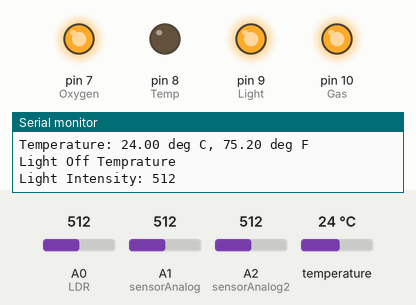
Bench run of a sketch on a simulated Arduino Uno, built with avr-gcc and run on an emulated ATmega328P. On the bench: output pins drawn as LEDs (lit = HIGH), the last lines printed to the serial monitor. The inputs (shaded band) are chosen by the test bench; at power-on: temperature 24 °C, A0 (LDR) = 512, A1 (sensorAnalog) = 512, A2 (sensorAnalog2) = 512.

Above: at 4.1 s.
4.2 s: temperature set to 27.5 °C
8.4 s: temperature set to 28.7 °C
At 10.5 s:
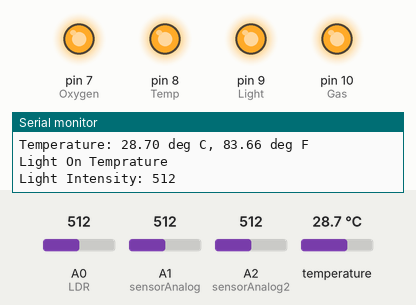
12.6 s: A0 (LDR) set to 316
16.8 s: A0 (LDR) set to 286
At 22.2 s:
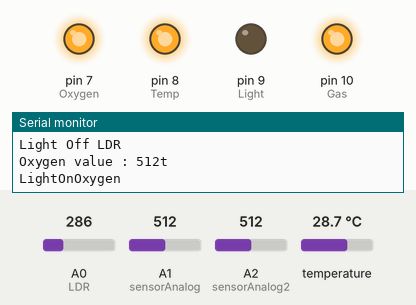
22.5 s: A1 (sensorAnalog) set to 216
26.7 s: A1 (sensorAnalog) set to 189
At 28.2 s:
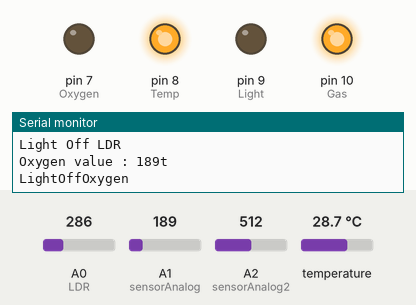
Timing chart, 0 to 29.7 s (numbered marks = the images above; inputs shaded):
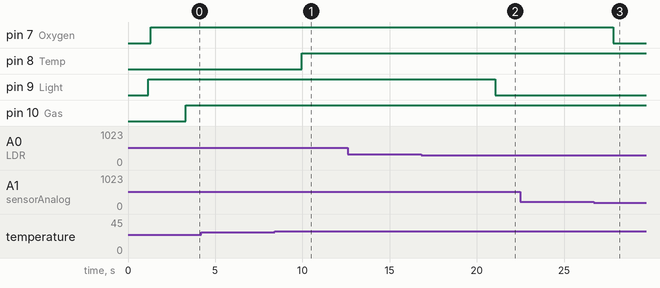

The sketch:

CombinedSystem_V1.ino
```cpp
#include <SFE_BMP180.h>
#include <Wire.h>
#include <SoftwareSerial.h>
SFE_BMP180 pressure;

SoftwareSerial espSerial(6,5);

String str_Temp;
String str_Light;
String str_Oxygen;
String str_Gas;
String message;

double  str_Temp_Value;
double str_Light_Value;
double str_Oxygen_Value;
double str_Gas_Value;

float  Temprature;
float  light;
float  analog;
float  analog2;


//#define ALTITUDE 1655.0 // Altitude of SparkFun's HQ in Boulder, CO. in meters
#define LDR A0          //  LDR is connected to analog pin A1
#define Oxygen 7           //  digital pin 13 for the Oxygen control
#define Gas 10          // digital pin 13 for the Gas control
#define Temp 8           // digital pin 13 for the Temprature control
#define Light 9           // digital pin 13 for the light control
#define sensorAnalog  A1   // MQ3 connected to A1
#define sensorAnalog2  A2  // MQ2 connected to A2

void setup() {
  Serial.begin(115200);
  espSerial.begin(115200);
  Serial.println("BMP180 and LDR Measurements");

  if (pressure.begin())
    Serial.println("BMP180 init success");
  else {
    Serial.println("BMP180 init fail\n\n");
    while (1); // Pause forever.
  }

  pinMode(Light, OUTPUT);
  pinMode(Temp, OUTPUT);
  pinMode(Oxygen, OUTPUT);
  pinMode(Gas, OUTPUT);
}

void loop() {
  char status;
  double Temperature;

  // Start a temperature measurement
  status = pressure.startTemperature();

  if (status != 0) {
    // Wait for the measurement to complete
    delay(status);

    // Retrieve the completed temperature measurement
    status = pressure.getTemperature(Temperature);

    if (status != 0) {
      // Print out the measurement
      Serial.print("Temperature: ");
      Serial.print(Temperature, 2);
      Serial.print(" deg C, ");
      Serial.print((9.0 / 5.0) * Temperature + 32.0, 2);
      Serial.println(" deg F");
      str_Temp =String("coming from arduino: ")+String("Temperature: = ")+String(Temperature)+String(" deg C, ")+String((9.0 / 5.0) * Temperature + 32.0, 2)+ String(" deg F");
      str_Temp_Value = Temperature;
      //espSerial.println(str_Temp_Value);
      //espSerial.println(str_Temp);
     // delay(1000);

      // Control the light based on temperature
      if (Temperature > 28) {
        digitalWrite(Temp, HIGH);
        Serial.println("Light On Temprature");
      } else {
        digitalWrite(Temp, LOW);
        Serial.println("Light Off Temprature");
      }
    } else {
      Serial.println("Error retrieving temperature measurement");
    }
  } else {
    Serial.println("Error starting temperature measurement");
  }
 delay(150);

  // Read light intensity from LDR
  int light = analogRead(LDR);
  Serial.println("Light Intensity: " + String(light));
  str_Light =String("coming from arduino: ")+String("Light: = ")+String(light);
  str_Light_Value = light;
  //espSerial.println(str_Light_Value);
  //espSerial.println(str_Light);
  delay(1000);

  // Control the light based on light intensity
  if (light > 300) {
    digitalWrite(Light, HIGH);
    Serial.println("Light On LDR");
  } else {
    digitalWrite(Light, LOW);
    Serial.println("Light Off LDR");
  }

 delay(150);

int analog = analogRead(sensorAnalog);
int analog2 = analogRead(sensorAnalog2);

  Serial.print("Oxygen value : ");
  Serial.print(analog);
  Serial.print("t");
  Serial.println("");
  str_Oxygen =String("coming from arduino: ")+String("Oxygen: = ")+String(analog);
  str_Oxygen_Value = analog;
 // espSerial.println(str_Oxygen_Value);
 // espSerial.println(str_Oxygen);
   if ( analog>200){
    digitalWrite(Oxygen,HIGH);
    Serial.println("LightOnOxygen");

    }
 else{
      digitalWrite(Oxygen,LOW);
      Serial.println("LightOffOxygen");
      }

  delay(1000);

  Serial.print("Gas value : ");
  Serial.print(analog2);
  Serial.print("t");
  Serial.println("");
  str_Gas =String("coming from arduino: ")+String("Gas: = ")+String(analog2);
  str_Gas_Value = analog2;
  //espSerial.println(str_Gas_Value);
  //espSerial.println(str_Gas);

  delay(1000);


 if ( analog2 >250){
    digitalWrite(Gas,HIGH);
    Serial.println("LightOnGas");

    }
 else{
      digitalWrite(Gas,LOW);
      Serial.println("LightOffGas");
      }
     //message = "Temperature=" +String(Temperature) + "Light=" +String(light)+ "Oxygen=" +String(analog)+"Oxygen="+ String(analog)+ "Gas=" + String(analog2);
message = "Temperature=" + String(Temperature) + " Light=" + String(light) + " Oxygen=" + String(analog) + " Gas=" + String(analog2);

espSerial.println(message);
Serial.println(message);
}
```

Measured:
- the behaviour switches between 28 and 28.1 °C on temperature (found by bisection; images 0 and 1)
- the behaviour switches between 301 and 300 on A0 (LDR) (found by bisection; images 1 and 2)
- the behaviour switches between 201 and 200 on A1 (sensorAnalog) (found by bisection; images 2 and 3)
- after the input at 8.4 s, pin 8 (Temp): LOW → HIGH after 1.6 s
- after the input at 16.8 s, pin 9 (Light): HIGH → LOW after 4.3 s
- after the input at 26.7 s, pin 7 (Oxygen): HIGH → LOW after 1.1 s
